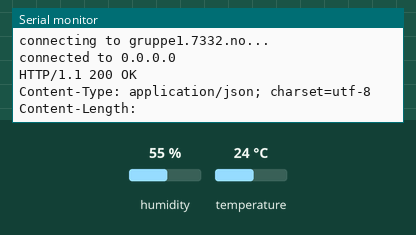
A sketch run on a simulated Arduino Uno, built with avr-gcc and run on an emulated ATmega328P. Parts: the last lines printed to the serial monitor. Inputs (shaded band) come from the test bench; at power-on: humidity 55 %, temperature 24 °C. WiFi joins after 1.5 s; servers stay silent unless stated; uploads are accepted with an empty reply.

Above: at 3.7 s.
3.8 s: humidity set to 22 %
At 5.3 s:
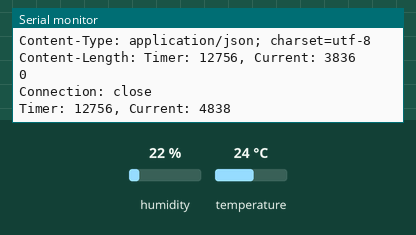
11.5 s: temperature set to 12 °C
At 15.0 s:
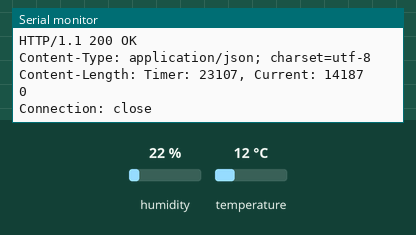
19.2 s: humidity set to 40 %
At 23.43 s:
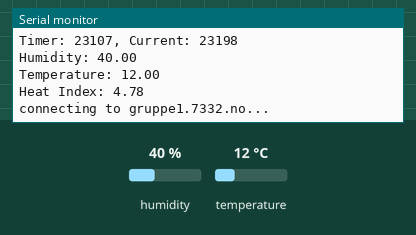
Timing chart, 0 to 24.9 s (numbered marks = the images above; inputs shaded):
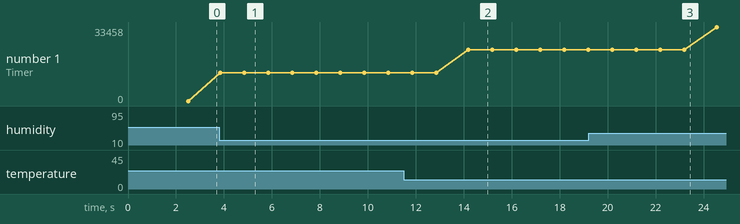

The sketch:

EthernetArduinoWeb.ino
```cpp
#include <SPI.h>
#include <Ethernet.h>
#include "DHT.h"

#define DHTPIN 9 //Sensor pin
#define DHTTYPE DHT22 //Sensor type
DHT dht(DHTPIN, DHTTYPE);

byte mac[] = { 0xDE, 0xAD, 0xBE, 0xEF, 0xFE, 0xED };
char server[] = "gruppe1.7332.no";

IPAddress ip(10, 0, 0, 18);
IPAddress myDns(10, 0, 0, 64);

EthernetClient client;

// Variables to measure the speed
unsigned long beginMicros, endMicros;
unsigned long byteCount = 0;
bool printWebData = true;  // set to false for better speed measurement

unsigned long timeBegin = 0;
unsigned long milliPause = 10000;

void setup() {
  // You can use Ethernet.init(pin) to configure the CS pin
  //Ethernet.init(10);  // Most Arduino shields
  //Ethernet.init(5);   // MKR ETH shield
  //Ethernet.init(0);   // Teensy 2.0
  //Ethernet.init(20);  // Teensy++ 2.0
  //Ethernet.init(15);  // ESP8266 with Adafruit Featherwing Ethernet
  //Ethernet.init(33);  // ESP32 with Adafruit Featherwing Ethernet

  // Open serial communications and wait for port to open:
  Serial.begin(9600);
  while (!Serial) {
    ; // wait for serial port to connect. Needed for native USB port only
  }

  // start the Ethernet connection:
  Serial.println("Initialize Ethernet with DHCP:");
  if (Ethernet.begin(mac) == 0) {
    Serial.println("Failed to configure Ethernet using DHCP");
    // Check for Ethernet hardware present
    if (Ethernet.hardwareStatus() == EthernetNoHardware) {
      Serial.println("Ethernet shield was not found.  Sorry, can't run without hardware. :(");
      while (true) {
        delay(1); // do nothing, no point running without Ethernet hardware
      }
    }
    if (Ethernet.linkStatus() == LinkOFF) {
      Serial.println("Ethernet cable is not connected.");
    }
    // try to congifure using IP address instead of DHCP:
    Ethernet.begin(mac, ip, myDns);
  } else {
    Serial.print("  DHCP assigned IP ");
    Serial.println(Ethernet.localIP());
  }
  // give the Ethernet shield a second to initialize:
  delay(1000);

  dht.begin();
  timeBegin = 0;
}

void loop() {

  Serial.println("Timer: " + String(timeBegin) + ", Current: " + String(millis()));
  if(timeBegin < millis()){

    float hum = dht.readHumidity(); //Læs av luftfuktighet
    float temp = dht.readTemperature(); //Læs av tæmpraturen i celsius
    float heat_index = dht.computeHeatIndex(temp, hum); //Læs av heat index (humidity og varme blanda t en) i celsius

    Serial.println("Humidity: " + String(hum));
    Serial.println("Temperature: " + String(temp));
    Serial.println("Heat Index: " + String(heat_index));

    sendClient(temp, hum, heat_index);

    timeBegin = millis() + milliPause;
  }
  readClient();

  delay(1000);
}

void sendClient(float temp, float hum, float heat_index){
  Serial.print("connecting to ");
  Serial.print(server);
  Serial.println("...");

  // if you get a connection, report back via serial:
  if (client.connect(server, 80)) {
    Serial.print("connected to ");
    Serial.println(client.remoteIP());
    // Make a HTTP request:
    client.print("GET /status/add/index.php");
    client.print("?temperature=" + String(temp));
    client.print("&humidity=" + String(hum));
    client.print("&heat_index=" + String(heat_index));

    client.println(" HTTP/1.1");
    client.println("Host: gruppe1.7332.no");
    client.println("Connection: close");
    client.println();
  } else {
    // if you didn't get a connection to the server:
    Serial.println("connection failed");
  }
  beginMicros = micros();
}

void readClient(){
  int len = client.available();
  if (len > 0) {
    byte buffer[80];
    if (len > 80) len = 80;
    client.read(buffer, len);
    if (printWebData) {
      Serial.write(buffer, len); // show in the serial monitor (slows some boards)
    }
    byteCount = byteCount + len;
  }

  // if the server's disconnected, stop the client:
  if (!client.connected()) {
    endMicros = micros();
    //Serial.println("disconnecting.");
    client.stop();
  }
}
```

Measured:
- after the input at 11.5 s, the serial monitor: prints a new line after 1.4 s (image 2)
- after the input at 19.2 s, the serial monitor: prints a new line after 4.0 s (image 3)
- plotted number 1: 12756 → 23107 after the input at 11.5 s
